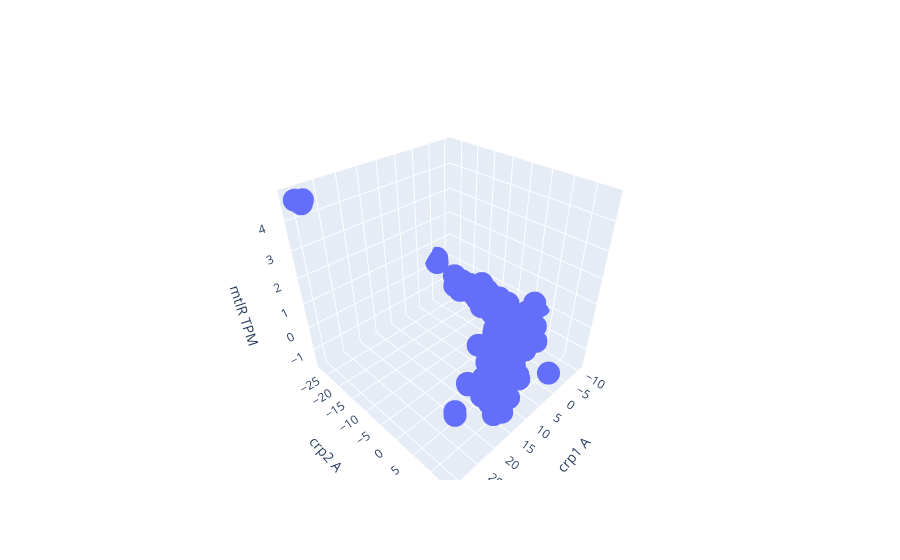

Here is the notebook cell this chart was saved with:
### Markdown cell above
# mtlR - Crp-1, Crp-2

### Code cell
im_cur2 = 'Crp-1'
x = ica_data.A.loc[im_cur2]
im_cur = 'Crp-2'
y = ica_data.A.loc[im_cur]
gene_cur = 'b3601' #mtlR
z = ica_data.X.loc[gene_cur]

# Create 3D scatter plot
fig = go.Figure(data=[go.Scatter3d(x=x, y=y, z=z, mode='markers')])

# Add axis labels
fig.update_layout(scene=dict(xaxis_title='crp1 A',
                             yaxis_title='crp2 A',
                             zaxis_title='mtlR TPM'))

# Show plot
fig.show()

### Figure 1 — Plotly figure (JSON) as saved in the notebook; plotly's stock layout.template omitted (floating-point values rounded to 4 significant figures; data arrays with more than 128 entries replaced by an {"elided": "..."} marker saying what was removed)
{"data": [{"mode": "markers", "type": "scatter3d", "x": {"elided": "278 float values"}, "y": {"elided": "278 float values"}, "z": {"elided": "278 float values"}}], "layout": {"scene": {"xaxis": {"title": {"text": "crp1 A"}}, "yaxis": {"title": {"text": "crp2 A"}}, "zaxis": {"title": {"text": "mtlR TPM"}}}}}
